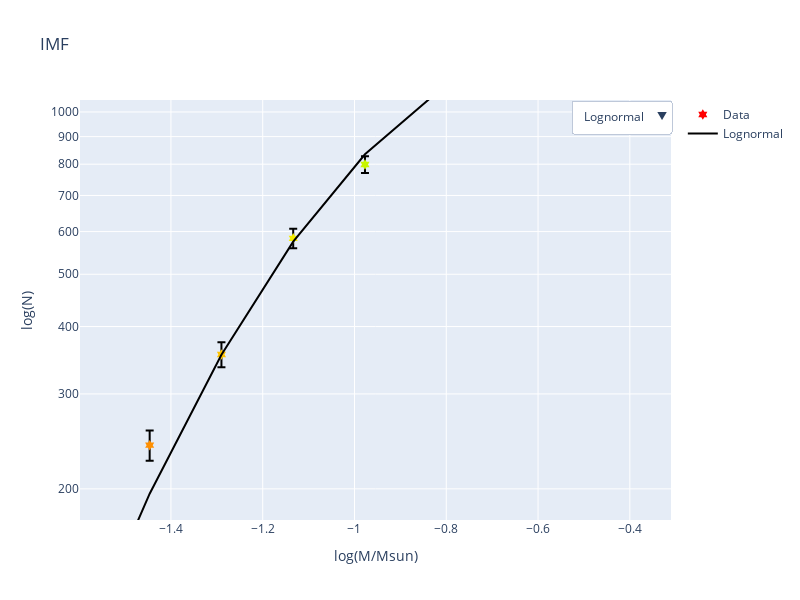

Notebook code for this chart:
### Code cell
import pandas as pd
import numpy as np
import matplotlib.pyplot as plt
import scipy.optimize as sc
import plotly.graph_objects as go



def powerlaw(x,c,gamma):
    return(c*x**(-gamma))
    
def two_segment_powerlaw(x,gamma1,gamma2,c):
    return(np.piecewise(x,[x<0.4,x>0.4],[lambda x: c*x**(-gamma1), lambda x :c*(0.4)**(gamma2-gamma1)*x**(-gamma2)]))

def kroupa(x,gamma1,gamma2,gamma3,gamma4,c):
    return(np.piecewise(x,[(x >= 0.01) & (x < 0.08), (x >= 0.08) & (x < 0.5), (x >= 0.5) & (x < 1), x >= 1], [lambda x : c*x**(-gamma1), lambda x : c*x**(-gamma2), lambda x: c*x**(-gamma3), lambda x : c*x**(-gamma4)]))
 
def lognormal_and_powerlaw(x,c,logmc,sigma,gamma):
    return(np.piecewise(x,[x<1,x>1],[lambda x: c*np.e**(-(np.log10(x)-logmc)**2/(2*sigma**2)), lambda x :(c*np.e**(-(logmc**2)/(2*sigma**2)))*x**(-gamma)]))
    
def tapered_powerlaw(x,c,gamma,mp,beta):
    return(((c*x**(-gamma))*(1-np.e**(-(x/mp)**beta))))
    
def lognormal(x,c,logmc,sigma):
    return(c*np.e**(-(np.log10(x)-logmc)**2/(2*sigma**2)))

#-----------------------------------------------------------------------------------------
hist_data = np.histogram(dt['log(M)'], bins=20) 
mass_function_data = [hist_data[0], 0.5 * (hist_data[1][1:] + hist_data[1][:-1])] #promedio de los puntos para evitar que se corra el hist

xdata = mass_function_data[1]
ydata = mass_function_data[0]
#-----------------------------------------------------------------------------------------
mask=xdata>0
salpeter = sc.curve_fit(powerlaw,10**xdata[mask],ydata[mask])

lognorm = sc.curve_fit(lognormal,10**xdata,ydata)

chabrier =sc.curve_fit(lognormal_and_powerlaw, 10**xdata,ydata)

tapered =sc.curve_fit(tapered_powerlaw, 10**xdata, ydata)

kroupa_fit =sc.curve_fit(kroupa, 10**xdata, ydata)
#-----------------------------------------------------------------------------------------

dt_fit = {
    'Data': mass_function_data,
    'Salpeter': salpeter,
    'Lognormal': lognorm,
    'Chabrier': chabrier,
    'Tapered': tapered,
    'Kroupa': kroupa_fit
}

buttons = []
i = 0

fig = go.Figure()

fig.add_trace(go.Scatter(
    x=xdata,
    y=ydata,
    mode='markers',
    name='Data',
    marker=dict(size=8, 
                color=xdata, 
                colorscale='Rainbow',
                symbol='hexagram',
                showscale=False,
                reversescale=True),
    error_y=dict(
        type='data',
        array=np.sqrt(ydata),  # y-error based on the square root of ydata
        visible=True
    )
))

for name, fits in dt_fit.items():
    if name == 'Data':
        fit_y = np.log10(ydata)
    elif name == 'Salpeter':
        fit_y = powerlaw(10**xdata, *fits[0])
    elif name == 'Lognormal':
        fit_y = lognormal(10**xdata, *fits[0])
    elif name == 'Chabrier':
        fit_y = lognormal_and_powerlaw(10**xdata, *fits[0])
    elif name == 'Tapered':
        fit_y = tapered_powerlaw(10**xdata, *fits[0])
    elif name == 'Kroupa':
        fit_y = kroupa(10**xdata, *fits[0])

    fig.add_trace(go.Scatter(
        x=xdata,
        y=fit_y,
        mode='lines',
        line_color='black',
        name=name,
        visible=False  # Initially hide all traces

        
    ))
    
    visibility_list = [True] + [False] * len(dt_fit)
    visibility_list[i + 1] = True  # Set the current fit to be visible
    buttons.append(dict(
        label=name,
        method='update',
        args=[{'visible': visibility_list}]
    ))
    i += 1

# Make the first trace visible
fig.data[0].visible = True
fig.update_yaxes(type='log')
fig.update_layout(
    updatemenus=[
        dict(
            type='dropdown',
            direction='down',
            x=1,
            y=1,
            buttons=buttons
        )
    ],
    title='IMF',
    xaxis_title='log(M/Msun)',
    yaxis_title='log(N)',
    height=600,
    width=800
)


fig.show()

### Figure 1 — Plotly figure (JSON) as saved in the notebook; plotly's stock layout.template omitted (floating-point values rounded to 4 significant figures)
{"data": [{"error_y": {"array": [4, 6.481, 9.899, 15.52, 18.84, 24.15, 28.27, 33.3, 35.13, 36.44, 35.5, 32.02, 28.21, 22.83, 17.09, 12.37, 8.66, 6.557, 3.606, 2.236], "type": "data", "visible": true}, "marker": {"color": [-1.916, -1.759, -1.603, -1.446, -1.29, -1.134, -0.9771, -0.8207, -0.6644, -0.508, -0.3516, -0.1952, -0.03878, 0.1176, 0.274, 0.4304, 0.5868, 0.7432, 0.8996, 1.056], "colorscale": [[0, "rgb(150,0,90)"], [0.125, "rgb(0,0,200)"], [0.25, "rgb(0,25,255)"], [0.375, "rgb(0,152,255)"], [0.5, "rgb(44,255,150)"], [0.625, "rgb(151,255,0)"], [0.75, "rgb(255,234,0)"], [0.875, "rgb(255,111,0)"], [1, "rgb(255,0,0)"]], "reversescale": true, "showscale": false, "size": 8, "symbol": "hexagram"}, "mode": "markers", "name": "Data", "type": "scatter", "visible": true, "x": [-1.916, -1.759, -1.603, -1.446, -1.29, -1.134, -0.9771, -0.8207, -0.6644, -0.508, -0.3516, -0.1952, -0.03878, 0.1176, 0.274, 0.4304, 0.5868, 0.7432, 0.8996, 1.056], "y": [16, 42, 98, 241, 355, 583, 799, 1109, 1234, 1328, 1260, 1025, 796, 521, 292, 153, 75, 43, 13, 5]}, {"line": {"color": "black"}, "mode": "lines", "name": "Data", "type": "scatter", "visible": false, "x": [-1.916, -1.759, -1.603, -1.446, -1.29, -1.134, -0.9771, -0.8207, -0.6644, -0.508, -0.3516, -0.1952, -0.03878, 0.1176, 0.274, 0.4304, 0.5868, 0.7432, 0.8996, 1.056], "y": [1.204, 1.623, 1.991, 2.382, 2.55, 2.766, 2.903, 3.045, 3.091, 3.123, 3.1, 3.011, 2.901, 2.717, 2.465, 2.185, 1.875, 1.633, 1.114, 0.699]}, {"line": {"color": "black"}, "mode": "lines", "name": "Salpeter", "type": "scatter", "visible": false, "x": [-1.916, -1.759, -1.603, -1.446, -1.29, -1.134, -0.9771, -0.8207, -0.6644, -0.508, -0.3516, -0.1952, -0.03878, 0.1176, 0.274, 0.4304, 0.5868, 0.7432, 0.8996, 1.056], "y": [1717000.0, 921400.0, 494400.0, 265300.0, 142400.0, 76400.0, 41000.0, 22000.0, 11810.0, 6335.0, 3399.0, 1824.0, 978.9, 525.3, 281.9, 151.3, 81.17, 43.56, 23.37, 12.54]}, {"line": {"color": "black"}, "mode": "lines", "name": "Lognormal", "type": "scatter", "visible": true, "x": [-1.916, -1.759, -1.603, -1.446, -1.29, -1.134, -0.9771, -0.8207, -0.6644, -0.508, -0.3516, -0.1952, -0.03878, 0.1176, 0.274, 0.4304, 0.5868, 0.7432, 0.8996, 1.056], "y": [17.08, 43.01, 96.98, 195.9, 354.5, 574.8, 834.7, 1086.0, 1266.0, 1321.0, 1236.0, 1035.0, 777.2, 522.6, 314.8, 169.8, 82.1, 35.55, 13.79, 4.792]}, {"line": {"color": "black"}, "mode": "lines", "name": "Chabrier", "type": "scatter", "visible": false, "x": [-1.916, -1.759, -1.603, -1.446, -1.29, -1.134, -0.9771, -0.8207, -0.6644, -0.508, -0.3516, -0.1952, -0.03878, 0.1176, 0.274, 0.4304, 0.5868, 0.7432, 0.8996, 1.056], "y": [19.55, 47.52, 104.0, 204.9, 363.3, 579.9, 833.2, 1078.0, 1255.0, 1315.0, 1241.0, 1054.0, 805.9, 489.0, 281.0, 161.5, 92.78, 53.31, 30.63, 17.6]}, {"line": {"color": "black"}, "mode": "lines", "name": "Tapered", "type": "scatter", "visible": false, "x": [-1.916, -1.759, -1.603, -1.446, -1.29, -1.134, -0.9771, -0.8207, -0.6644, -0.508, -0.3516, -0.1952, -0.03878, 0.1176, 0.274, 0.4304, 0.5868, 0.7432, 0.8996, 1.056], "y": [93.37, 133.2, 189.9, 270.2, 383.0, 538.8, 746.2, 1001.0, 1259.0, 1408.0, 1306.0, 990.2, 684.4, 468.8, 321.1, 220.0, 150.7, 103.2, 70.69, 48.42]}, {"line": {"color": "black"}, "mode": "lines", "name": "Kroupa", "type": "scatter", "visible": false, "x": [-1.916, -1.759, -1.603, -1.446, -1.29, -1.134, -0.9771, -0.8207, -0.6644, -0.508, -0.3516, -0.1952, -0.03878, 0.1176, 0.274, 0.4304, 0.5868, 0.7432, 0.8996, 1.056], "y": [149.1, 176.1, 207.9, 245.5, 289.9, 342.3, 1079.0, 1089.0, 1099.0, 1109.0, 1119.0, 954.9, 1102.0, 601.5, 256.6, 109.5, 46.69, 19.92, 8.497, 3.625]}], "layout": {"height": 600, "title": {"text": "IMF"}, "updatemenus": [{"active": 2, "buttons": [{"args": [{"visible": [true, true, false, false, false, false, false]}], "label": "Data", "method": "update"}, {"args": [{"visible": [true, false, true, false, false, false, false]}], "label": "Salpeter", "method": "update"}, {"args": [{"visible": [true, false, false, true, false, false, false]}], "label": "Lognormal", "method": "update"}, {"args": [{"visible": [true, false, false, false, true, false, false]}], "label": "Chabrier", "method": "update"}, {"args": [{"visible": [true, false, false, false, false, true, false]}], "label": "Tapered", "method": "update"}, {"args": [{"visible": [true, false, false, false, false, false, true]}], "label": "Kroupa", "method": "update"}], "direction": "down", "type": "dropdown", "x": 1, "y": 1}], "width": 800, "xaxis": {"autorange": false, "range": [-1.598, -0.3103], "title": {"text": "log(M/Msun)"}, "type": "linear"}, "yaxis": {"autorange": false, "range": [2.243, 3.022], "title": {"text": "log(N)"}, "type": "log"}}}
